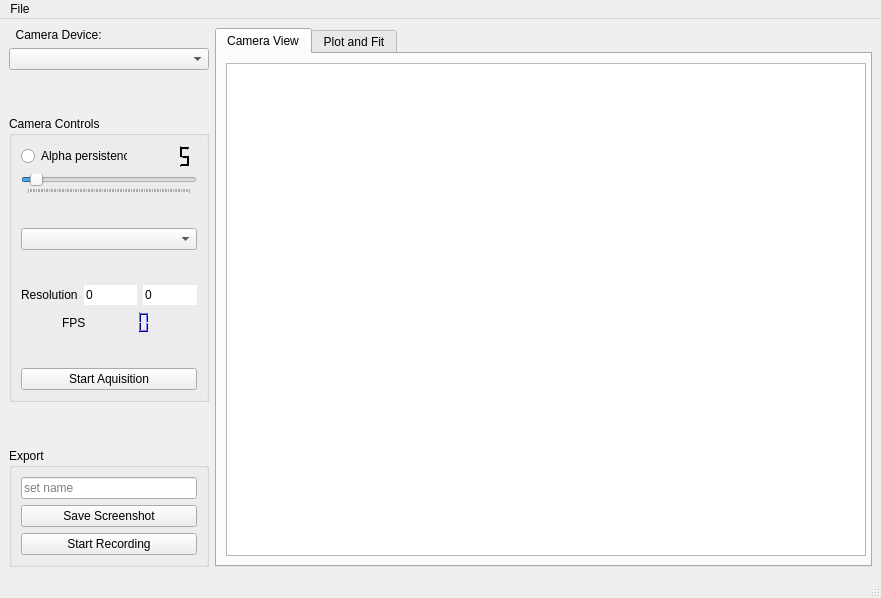
<?xml version="1.0" encoding="UTF-8"?>
<ui version="4.0">
 <class>MainWindow</class>
 <widget class="QMainWindow" name="MainWindow">
  <property name="geometry">
   <rect>
    <x>0</x>
    <y>0</y>
    <width>881</width>
    <height>598</height>
   </rect>
  </property>
  <property name="windowTitle">
   <string>Beam Profiler</string>
  </property>
  <property name="windowOpacity">
   <double>1.000000000000000</double>
  </property>
  <widget class="QWidget" name="centralwidget">
   <property name="minimumSize">
    <size>
     <width>881</width>
     <height>557</height>
    </size>
   </property>
   <layout class="QGridLayout" name="gridLayout_2">
    <item row="0" column="0">
     <layout class="QVBoxLayout" name="left_column">
      <property name="sizeConstraint">
       <enum>QLayout::SetDefaultConstraint</enum>
      </property>
      <item>
       <widget class="QLabel" name="cam_device_label">
        <property name="maximumSize">
         <size>
          <width>16777215</width>
          <height>20</height>
         </size>
        </property>
        <property name="text">
         <string>  Camera Device:</string>
        </property>
       </widget>
      </item>
      <item>
       <widget class="QComboBox" name="select_device_combobox"/>
      </item>
      <item>
       <spacer name="verticalSpacer">
        <property name="orientation">
         <enum>Qt::Vertical</enum>
        </property>
        <property name="sizeType">
         <enum>QSizePolicy::MinimumExpanding</enum>
        </property>
        <property name="sizeHint" stdset="0">
         <size>
          <width>20</width>
          <height>40</height>
         </size>
        </property>
       </spacer>
      </item>
      <item>
       <widget class="QGroupBox" name="camera_control_box">
        <property name="sizePolicy">
         <sizepolicy hsizetype="Fixed" vsizetype="Preferred">
          <horstretch>0</horstretch>
          <verstretch>0</verstretch>
         </sizepolicy>
        </property>
        <property name="minimumSize">
         <size>
          <width>200</width>
          <height>0</height>
         </size>
        </property>
        <property name="title">
         <string>Camera Controls</string>
        </property>
        <layout class="QVBoxLayout" name="verticalLayout_2">
         <item>
          <layout class="QVBoxLayout" name="verticalLayout">
           <item>
            <layout class="QHBoxLayout" name="horizontalLayout_2">
             <item>
              <widget class="QRadioButton" name="alpha_radiobutton">
               <property name="text">
                <string>Alpha persistence</string>
               </property>
               <property name="checkable">
                <bool>true</bool>
               </property>
               <property name="checked">
                <bool>false</bool>
               </property>
              </widget>
             </item>
             <item>
              <widget class="QLCDNumber" name="alpha_LCD">
               <property name="palette">
                <palette>
                 <active>
                  <colorrole role="WindowText">
                   <brush brushstyle="SolidPattern">
                    <color alpha="255">
                     <red>255</red>
                     <green>255</green>
                     <blue>255</blue>
                    </color>
                   </brush>
                  </colorrole>
                  <colorrole role="Button">
                   <brush brushstyle="SolidPattern">
                    <color alpha="255">
                     <red>0</red>
                     <green>0</green>
                     <blue>0</blue>
                    </color>
                   </brush>
                  </colorrole>
                  <colorrole role="Light">
                   <brush brushstyle="SolidPattern">
                    <color alpha="255">
                     <red>0</red>
                     <green>0</green>
                     <blue>0</blue>
                    </color>
                   </brush>
                  </colorrole>
                  <colorrole role="Midlight">
                   <brush brushstyle="SolidPattern">
                    <color alpha="255">
                     <red>0</red>
                     <green>0</green>
                     <blue>0</blue>
                    </color>
                   </brush>
                  </colorrole>
                  <colorrole role="Dark">
                   <brush brushstyle="SolidPattern">
                    <color alpha="255">
                     <red>0</red>
                     <green>0</green>
                     <blue>0</blue>
                    </color>
                   </brush>
                  </colorrole>
                  <colorrole role="Mid">
                   <brush brushstyle="SolidPattern">
                    <color alpha="255">
                     <red>0</red>
                     <green>0</green>
                     <blue>0</blue>
                    </color>
                   </brush>
                  </colorrole>
                  <colorrole role="Text">
                   <brush brushstyle="SolidPattern">
                    <color alpha="255">
                     <red>255</red>
                     <green>255</green>
                     <blue>255</blue>
                    </color>
                   </brush>
                  </colorrole>
                  <colorrole role="BrightText">
                   <brush brushstyle="SolidPattern">
                    <color alpha="255">
                     <red>255</red>
                     <green>255</green>
                     <blue>255</blue>
                    </color>
                   </brush>
                  </colorrole>
                  <colorrole role="ButtonText">
                   <brush brushstyle="SolidPattern">
                    <color alpha="255">
                     <red>255</red>
                     <green>255</green>
                     <blue>255</blue>
                    </color>
                   </brush>
                  </colorrole>
                  <colorrole role="Base">
                   <brush brushstyle="SolidPattern">
                    <color alpha="255">
                     <red>0</red>
                     <green>0</green>
                     <blue>0</blue>
                    </color>
                   </brush>
                  </colorrole>
                  <colorrole role="Window">
                   <brush brushstyle="SolidPattern">
                    <color alpha="255">
                     <red>0</red>
                     <green>0</green>
                     <blue>0</blue>
                    </color>
                   </brush>
                  </colorrole>
                  <colorrole role="Shadow">
                   <brush brushstyle="SolidPattern">
                    <color alpha="255">
                     <red>0</red>
                     <green>0</green>
                     <blue>0</blue>
                    </color>
                   </brush>
                  </colorrole>
                  <colorrole role="AlternateBase">
                   <brush brushstyle="SolidPattern">
                    <color alpha="255">
                     <red>0</red>
                     <green>0</green>
                     <blue>0</blue>
                    </color>
                   </brush>
                  </colorrole>
                  <colorrole role="ToolTipBase">
                   <brush brushstyle="SolidPattern">
                    <color alpha="255">
                     <red>255</red>
                     <green>255</green>
                     <blue>220</blue>
                    </color>
                   </brush>
                  </colorrole>
                  <colorrole role="ToolTipText">
                   <brush brushstyle="SolidPattern">
                    <color alpha="255">
                     <red>0</red>
                     <green>0</green>
                     <blue>0</blue>
                    </color>
                   </brush>
                  </colorrole>
                 </active>
                 <inactive>
                  <colorrole role="WindowText">
                   <brush brushstyle="SolidPattern">
                    <color alpha="255">
                     <red>255</red>
                     <green>255</green>
                     <blue>255</blue>
                    </color>
                   </brush>
                  </colorrole>
                  <colorrole role="Button">
                   <brush brushstyle="SolidPattern">
                    <color alpha="255">
                     <red>0</red>
                     <green>0</green>
                     <blue>0</blue>
                    </color>
                   </brush>
                  </colorrole>
                  <colorrole role="Light">
                   <brush brushstyle="SolidPattern">
                    <color alpha="255">
                     <red>0</red>
                     <green>0</green>
                     <blue>0</blue>
                    </color>
                   </brush>
                  </colorrole>
                  <colorrole role="Midlight">
                   <brush brushstyle="SolidPattern">
                    <color alpha="255">
                     <red>0</red>
                     <green>0</green>
                     <blue>0</blue>
                    </color>
                   </brush>
                  </colorrole>
                  <colorrole role="Dark">
                   <brush brushstyle="SolidPattern">
                    <color alpha="255">
                     <red>0</red>
                     <green>0</green>
                     <blue>0</blue>
                    </color>
                   </brush>
                  </colorrole>
                  <colorrole role="Mid">
                   <brush brushstyle="SolidPattern">
                    <color alpha="255">
                     <red>0</red>
                     <green>0</green>
                     <blue>0</blue>
                    </color>
                   </brush>
                  </colorrole>
                  <colorrole role="Text">
                   <brush brushstyle="SolidPattern">
                    <color alpha="255">
                     <red>255</red>
                     <green>255</green>
                     <blue>255</blue>
                    </color>
                   </brush>
                  </colorrole>
                  <colorrole role="BrightText">
                   <brush brushstyle="SolidPattern">
                    <color alpha="255">
                     <red>255</red>
                     <green>255</green>
                     <blue>255</blue>
                    </color>
                   </brush>
                  </colorrole>
                  <colorrole role="ButtonText">
                   <brush brushstyle="SolidPattern">
                    <color alpha="255">
                     <red>255</red>
                     <green>255</green>
                     <blue>255</blue>
                    </color>
                   </brush>
                  </colorrole>
                  <colorrole role="Base">
                   <brush brushstyle="SolidPattern">
                    <color alpha="255">
                     <red>0</red>
                     <green>0</green>
                     <blue>0</blue>
                    </color>
                   </brush>
                  </colorrole>
                  <colorrole role="Window">
                   <brush brushstyle="SolidPattern">
                    <color alpha="255">
                     <red>0</red>
                     <green>0</green>
                     <blue>0</blue>
                    </color>
                   </brush>
                  </colorrole>
                  <colorrole role="Shadow">
                   <brush brushstyle="SolidPattern">
                    <color alpha="255">
                     <red>0</red>
                     <green>0</green>
                     <blue>0</blue>
                    </color>
                   </brush>
                  </colorrole>
                  <colorrole role="AlternateBase">
                   <brush brushstyle="SolidPattern">
                    <color alpha="255">
                     <red>0</red>
                     <green>0</green>
                     <blue>0</blue>
                    </color>
                   </brush>
                  </colorrole>
                  <colorrole role="ToolTipBase">
                   <brush brushstyle="SolidPattern">
                    <color alpha="255">
                     <red>255</red>
                     <green>255</green>
                     <blue>220</blue>
                    </color>
                   </brush>
                  </colorrole>
                  <colorrole role="ToolTipText">
                   <brush brushstyle="SolidPattern">
                    <color alpha="255">
                     <red>0</red>
                     <green>0</green>
                     <blue>0</blue>
                    </color>
                   </brush>
                  </colorrole>
                 </inactive>
                 <disabled>
                  <colorrole role="WindowText">
                   <brush brushstyle="SolidPattern">
                    <color alpha="255">
                     <red>0</red>
                     <green>0</green>
                     <blue>0</blue>
                    </color>
                   </brush>
                  </colorrole>
                  <colorrole role="Button">
                   <brush brushstyle="SolidPattern">
                    <color alpha="255">
                     <red>0</red>
                     <green>0</green>
                     <blue>0</blue>
                    </color>
                   </brush>
                  </colorrole>
                  <colorrole role="Light">
                   <brush brushstyle="SolidPattern">
                    <color alpha="255">
                     <red>0</red>
                     <green>0</green>
                     <blue>0</blue>
                    </color>
                   </brush>
                  </colorrole>
                  <colorrole role="Midlight">
                   <brush brushstyle="SolidPattern">
                    <color alpha="255">
                     <red>0</red>
                     <green>0</green>
                     <blue>0</blue>
                    </color>
                   </brush>
                  </colorrole>
                  <colorrole role="Dark">
                   <brush brushstyle="SolidPattern">
                    <color alpha="255">
                     <red>0</red>
                     <green>0</green>
                     <blue>0</blue>
                    </color>
                   </brush>
                  </colorrole>
                  <colorrole role="Mid">
                   <brush brushstyle="SolidPattern">
                    <color alpha="255">
                     <red>0</red>
                     <green>0</green>
                     <blue>0</blue>
                    </color>
                   </brush>
                  </colorrole>
                  <colorrole role="Text">
                   <brush brushstyle="SolidPattern">
                    <color alpha="255">
                     <red>0</red>
                     <green>0</green>
                     <blue>0</blue>
                    </color>
                   </brush>
                  </colorrole>
                  <colorrole role="BrightText">
                   <brush brushstyle="SolidPattern">
                    <color alpha="255">
                     <red>255</red>
                     <green>255</green>
                     <blue>255</blue>
                    </color>
                   </brush>
                  </colorrole>
                  <colorrole role="ButtonText">
                   <brush brushstyle="SolidPattern">
                    <color alpha="255">
                     <red>0</red>
                     <green>0</green>
                     <blue>0</blue>
                    </color>
                   </brush>
                  </colorrole>
                  <colorrole role="Base">
                   <brush brushstyle="SolidPattern">
                    <color alpha="255">
                     <red>0</red>
                     <green>0</green>
                     <blue>0</blue>
                    </color>
                   </brush>
                  </colorrole>
                  <colorrole role="Window">
                   <brush brushstyle="SolidPattern">
                    <color alpha="255">
                     <red>0</red>
                     <green>0</green>
                     <blue>0</blue>
                    </color>
                   </brush>
                  </colorrole>
                  <colorrole role="Shadow">
                   <brush brushstyle="SolidPattern">
                    <color alpha="255">
                     <red>0</red>
                     <green>0</green>
                     <blue>0</blue>
                    </color>
                   </brush>
                  </colorrole>
                  <colorrole role="AlternateBase">
                   <brush brushstyle="SolidPattern">
                    <color alpha="255">
                     <red>0</red>
                     <green>0</green>
                     <blue>0</blue>
                    </color>
                   </brush>
                  </colorrole>
                  <colorrole role="ToolTipBase">
                   <brush brushstyle="SolidPattern">
                    <color alpha="255">
                     <red>255</red>
                     <green>255</green>
                     <blue>220</blue>
                    </color>
                   </brush>
                  </colorrole>
                  <colorrole role="ToolTipText">
                   <brush brushstyle="SolidPattern">
                    <color alpha="255">
                     <red>0</red>
                     <green>0</green>
                     <blue>0</blue>
                    </color>
                   </brush>
                  </colorrole>
                 </disabled>
                </palette>
               </property>
               <property name="frameShape">
                <enum>QFrame::NoFrame</enum>
               </property>
               <property name="lineWidth">
                <number>3</number>
               </property>
               <property name="midLineWidth">
                <number>0</number>
               </property>
               <property name="value" stdset="0">
                <double>5.000000000000000</double>
               </property>
              </widget>
             </item>
            </layout>
           </item>
           <item>
            <widget class="QSlider" name="alpha_persistence_slide">
             <property name="maximum">
              <number>100</number>
             </property>
             <property name="pageStep">
              <number>5</number>
             </property>
             <property name="sliderPosition">
              <number>5</number>
             </property>
             <property name="orientation">
              <enum>Qt::Horizontal</enum>
             </property>
             <property name="tickPosition">
              <enum>QSlider::TicksBelow</enum>
             </property>
             <property name="tickInterval">
              <number>1</number>
             </property>
            </widget>
           </item>
          </layout>
         </item>
         <item>
          <spacer name="verticalSpacer_4">
           <property name="orientation">
            <enum>Qt::Vertical</enum>
           </property>
           <property name="sizeHint" stdset="0">
            <size>
             <width>20</width>
             <height>40</height>
            </size>
           </property>
          </spacer>
         </item>
         <item>
          <widget class="QComboBox" name="color_combobox">
           <property name="editable">
            <bool>false</bool>
           </property>
           <property name="currentText">
            <string notr="true"/>
           </property>
          </widget>
         </item>
         <item>
          <spacer name="verticalSpacer_5">
           <property name="orientation">
            <enum>Qt::Vertical</enum>
           </property>
           <property name="sizeHint" stdset="0">
            <size>
             <width>20</width>
             <height>40</height>
            </size>
           </property>
          </spacer>
         </item>
         <item>
          <layout class="QHBoxLayout" name="horizontalLayout">
           <item>
            <widget class="QLabel" name="res_label">
             <property name="text">
              <string>Resolution</string>
             </property>
            </widget>
           </item>
           <item>
            <widget class="QLineEdit" name="resolution_x_text">
             <property name="text">
              <string>0</string>
             </property>
             <property name="frame">
              <bool>false</bool>
             </property>
             <property name="readOnly">
              <bool>true</bool>
             </property>
            </widget>
           </item>
           <item>
            <widget class="QLineEdit" name="resolution_y_text">
             <property name="text">
              <string>0</string>
             </property>
             <property name="frame">
              <bool>false</bool>
             </property>
             <property name="readOnly">
              <bool>true</bool>
             </property>
            </widget>
           </item>
          </layout>
         </item>
         <item>
          <layout class="QHBoxLayout" name="fps_header">
           <item>
            <spacer name="horizontalSpacer">
             <property name="orientation">
              <enum>Qt::Horizontal</enum>
             </property>
             <property name="sizeHint" stdset="0">
              <size>
               <width>40</width>
               <height>20</height>
              </size>
             </property>
            </spacer>
           </item>
           <item>
            <widget class="QLabel" name="fps_label">
             <property name="text">
              <string>FPS</string>
             </property>
            </widget>
           </item>
           <item>
            <widget class="QLCDNumber" name="fps_LCD">
             <property name="maximumSize">
              <size>
               <width>16777215</width>
               <height>25</height>
              </size>
             </property>
             <property name="palette">
              <palette>
               <active>
                <colorrole role="WindowText">
                 <brush brushstyle="SolidPattern">
                  <color alpha="255">
                   <red>0</red>
                   <green>0</green>
                   <blue>0</blue>
                  </color>
                 </brush>
                </colorrole>
                <colorrole role="Button">
                 <brush brushstyle="SolidPattern">
                  <color alpha="255">
                   <red>0</red>
                   <green>0</green>
                   <blue>255</blue>
                  </color>
                 </brush>
                </colorrole>
                <colorrole role="Light">
                 <brush brushstyle="SolidPattern">
                  <color alpha="255">
                   <red>127</red>
                   <green>127</green>
                   <blue>255</blue>
                  </color>
                 </brush>
                </colorrole>
                <colorrole role="Midlight">
                 <brush brushstyle="SolidPattern">
                  <color alpha="255">
                   <red>63</red>
                   <green>63</green>
                   <blue>255</blue>
                  </color>
                 </brush>
                </colorrole>
                <colorrole role="Dark">
                 <brush brushstyle="SolidPattern">
                  <color alpha="255">
                   <red>0</red>
                   <green>0</green>
                   <blue>127</blue>
                  </color>
                 </brush>
                </colorrole>
                <colorrole role="Mid">
                 <brush brushstyle="SolidPattern">
                  <color alpha="255">
                   <red>0</red>
                   <green>0</green>
                   <blue>170</blue>
                  </color>
                 </brush>
                </colorrole>
                <colorrole role="Text">
                 <brush brushstyle="SolidPattern">
                  <color alpha="255">
                   <red>0</red>
                   <green>0</green>
                   <blue>0</blue>
                  </color>
                 </brush>
                </colorrole>
                <colorrole role="BrightText">
                 <brush brushstyle="SolidPattern">
                  <color alpha="255">
                   <red>255</red>
                   <green>255</green>
                   <blue>255</blue>
                  </color>
                 </brush>
                </colorrole>
                <colorrole role="ButtonText">
                 <brush brushstyle="SolidPattern">
                  <color alpha="255">
                   <red>0</red>
                   <green>0</green>
                   <blue>0</blue>
                  </color>
                 </brush>
                </colorrole>
                <colorrole role="Base">
                 <brush brushstyle="SolidPattern">
                  <color alpha="255">
                   <red>255</red>
                   <green>255</green>
                   <blue>255</blue>
                  </color>
                 </brush>
                </colorrole>
                <colorrole role="Window">
                 <brush brushstyle="SolidPattern">
                  <color alpha="255">
                   <red>0</red>
                   <green>0</green>
                   <blue>255</blue>
                  </color>
                 </brush>
                </colorrole>
                <colorrole role="Shadow">
                 <brush brushstyle="SolidPattern">
                  <color alpha="255">
                   <red>0</red>
                   <green>0</green>
                   <blue>0</blue>
                  </color>
                 </brush>
                </colorrole>
                <colorrole role="AlternateBase">
                 <brush brushstyle="SolidPattern">
                  <color alpha="255">
                   <red>127</red>
                   <green>127</green>
                   <blue>255</blue>
                  </color>
                 </brush>
                </colorrole>
                <colorrole role="ToolTipBase">
                 <brush brushstyle="SolidPattern">
                  <color alpha="255">
                   <red>255</red>
                   <green>255</green>
                   <blue>220</blue>
                  </color>
                 </brush>
                </colorrole>
                <colorrole role="ToolTipText">
                 <brush brushstyle="SolidPattern">
                  <color alpha="255">
                   <red>0</red>
                   <green>0</green>
                   <blue>0</blue>
                  </color>
                 </brush>
                </colorrole>
               </active>
               <inactive>
                <colorrole role="WindowText">
                 <brush brushstyle="SolidPattern">
                  <color alpha="255">
                   <red>0</red>
                   <green>0</green>
                   <blue>0</blue>
                  </color>
                 </brush>
                </colorrole>
                <colorrole role="Button">
                 <brush brushstyle="SolidPattern">
                  <color alpha="255">
                   <red>0</red>
                   <green>0</green>
                   <blue>255</blue>
                  </color>
                 </brush>
                </colorrole>
                <colorrole role="Light">
                 <brush brushstyle="SolidPattern">
                  <color alpha="255">
                   <red>127</red>
                   <green>127</green>
                   <blue>255</blue>
                  </color>
                 </brush>
                </colorrole>
                <colorrole role="Midlight">
                 <brush brushstyle="SolidPattern">
                  <color alpha="255">
                   <red>63</red>
                   <green>63</green>
                   <blue>255</blue>
                  </color>
                 </brush>
                </colorrole>
                <colorrole role="Dark">
                 <brush brushstyle="SolidPattern">
                  <color alpha="255">
                   <red>0</red>
                   <green>0</green>
                   <blue>127</blue>
                  </color>
                 </brush>
                </colorrole>
                <colorrole role="Mid">
                 <brush brushstyle="SolidPattern">
                  <color alpha="255">
                   <red>0</red>
                   <green>0</green>
                   <blue>170</blue>
                  </color>
                 </brush>
                </colorrole>
                <colorrole role="Text">
                 <brush brushstyle="SolidPattern">
                  <color alpha="255">
                   <red>0</red>
                   <green>0</green>
                   <blue>0</blue>
                  </color>
                 </brush>
                </colorrole>
                <colorrole role="BrightText">
                 <brush brushstyle="SolidPattern">
                  <color alpha="255">
                   <red>255</red>
                   <green>255</green>
                   <blue>255</blue>
                  </color>
                 </brush>
                </colorrole>
                <colorrole role="ButtonText">
                 <brush brushstyle="SolidPattern">
                  <color alpha="255">
                   <red>0</red>
                   <green>0</green>
                   <blue>0</blue>
                  </color>
                 </brush>
                </colorrole>
                <colorrole role="Base">
                 <brush brushstyle="SolidPattern">
                  <color alpha="255">
                   <red>255</red>
                   <green>255</green>
                   <blue>255</blue>
                  </color>
                 </brush>
                </colorrole>
                <colorrole role="Window">
                 <brush brushstyle="SolidPattern">
                  <color alpha="255">
                   <red>0</red>
                   <green>0</green>
                   <blue>255</blue>
                  </color>
                 </brush>
                </colorrole>
                <colorrole role="Shadow">
                 <brush brushstyle="SolidPattern">
                  <color alpha="255">
                   <red>0</red>
                   <green>0</green>
                   <blue>0</blue>
                  </color>
                 </brush>
                </colorrole>
                <colorrole role="AlternateBase">
                 <brush brushstyle="SolidPattern">
                  <color alpha="255">
                   <red>127</red>
                   <green>127</green>
                   <blue>255</blue>
                  </color>
                 </brush>
                </colorrole>
                <colorrole role="ToolTipBase">
                 <brush brushstyle="SolidPattern">
                  <color alpha="255">
                   <red>255</red>
                   <green>255</green>
                   <blue>220</blue>
                  </color>
                 </brush>
                </colorrole>
                <colorrole role="ToolTipText">
                 <brush brushstyle="SolidPattern">
                  <color alpha="255">
                   <red>0</red>
                   <green>0</green>
                   <blue>0</blue>
                  </color>
                 </brush>
                </colorrole>
               </inactive>
               <disabled>
                <colorrole role="WindowText">
                 <brush brushstyle="SolidPattern">
                  <color alpha="255">
                   <red>0</red>
                   <green>0</green>
                   <blue>127</blue>
                  </color>
                 </brush>
                </colorrole>
                <colorrole role="Button">
                 <brush brushstyle="SolidPattern">
                  <color alpha="255">
                   <red>0</red>
                   <green>0</green>
                   <blue>255</blue>
                  </color>
                 </brush>
                </colorrole>
                <colorrole role="Light">
                 <brush brushstyle="SolidPattern">
                  <color alpha="255">
                   <red>127</red>
                   <green>127</green>
                   <blue>255</blue>
                  </color>
                 </brush>
                </colorrole>
                <colorrole role="Midlight">
                 <brush brushstyle="SolidPattern">
                  <color alpha="255">
                   <red>63</red>
                   <green>63</green>
                   <blue>255</blue>
                  </color>
                 </brush>
                </colorrole>
                <colorrole role="Dark">
                 <brush brushstyle="SolidPattern">
                  <color alpha="255">
                   <red>0</red>
                   <green>0</green>
                   <blue>127</blue>
                  </color>
                 </brush>
                </colorrole>
                <colorrole role="Mid">
                 <brush brushstyle="SolidPattern">
                  <color alpha="255">
                   <red>0</red>
                   <green>0</green>
                   <blue>170</blue>
                  </color>
                 </brush>
                </colorrole>
                <colorrole role="Text">
                 <brush brushstyle="SolidPattern">
                  <color alpha="255">
                   <red>0</red>
                   <green>0</green>
                   <blue>127</blue>
                  </color>
                 </brush>
                </colorrole>
                <colorrole role="BrightText">
                 <brush brushstyle="SolidPattern">
                  <color alpha="255">
                   <red>255</red>
                   <green>255</green>
                   <blue>255</blue>
                  </color>
                 </brush>
                </colorrole>
                <colorrole role="ButtonText">
                 <brush brushstyle="SolidPattern">
                  <color alpha="255">
                   <red>0</red>
                   <green>0</green>
                   <blue>127</blue>
                  </color>
                 </brush>
                </colorrole>
                <colorrole role="Base">
                 <brush brushstyle="SolidPattern">
                  <color alpha="255">
                   <red>0</red>
                   <green>0</green>
                   <blue>255</blue>
                  </color>
                 </brush>
                </colorrole>
                <colorrole role="Window">
                 <brush brushstyle="SolidPattern">
                  <color alpha="255">
                   <red>0</red>
                   <green>0</green>
                   <blue>255</blue>
                  </color>
                 </brush>
                </colorrole>
                <colorrole role="Shadow">
                 <brush brushstyle="SolidPattern">
                  <color alpha="255">
                   <red>0</red>
                   <green>0</green>
                   <blue>0</blue>
                  </color>
                 </brush>
                </colorrole>
                <colorrole role="AlternateBase">
                 <brush brushstyle="SolidPattern">
                  <color alpha="255">
                   <red>0</red>
                   <green>0</green>
                   <blue>255</blue>
                  </color>
                 </brush>
                </colorrole>
                <colorrole role="ToolTipBase">
                 <brush brushstyle="SolidPattern">
                  <color alpha="255">
                   <red>255</red>
                   <green>255</green>
                   <blue>220</blue>
                  </color>
                 </brush>
                </colorrole>
                <colorrole role="ToolTipText">
                 <brush brushstyle="SolidPattern">
                  <color alpha="255">
                   <red>0</red>
                   <green>0</green>
                   <blue>0</blue>
                  </color>
                 </brush>
                </colorrole>
               </disabled>
              </palette>
             </property>
             <property name="styleSheet">
              <string notr="true"/>
             </property>
             <property name="frameShape">
              <enum>QFrame::NoFrame</enum>
             </property>
            </widget>
           </item>
           <item>
            <spacer name="horizontalSpacer_2">
             <property name="orientation">
              <enum>Qt::Horizontal</enum>
             </property>
             <property name="sizeHint" stdset="0">
              <size>
               <width>40</width>
               <height>20</height>
              </size>
             </property>
            </spacer>
           </item>
          </layout>
         </item>
         <item>
          <spacer name="verticalSpacer_3">
           <property name="orientation">
            <enum>Qt::Vertical</enum>
           </property>
           <property name="sizeHint" stdset="0">
            <size>
             <width>20</width>
             <height>40</height>
            </size>
           </property>
          </spacer>
         </item>
         <item>
          <widget class="QPushButton" name="aquisition_button">
           <property name="text">
            <string>Start Aquisition</string>
           </property>
          </widget>
         </item>
        </layout>
       </widget>
      </item>
      <item>
       <spacer name="verticalSpacer_2">
        <property name="orientation">
         <enum>Qt::Vertical</enum>
        </property>
        <property name="sizeType">
         <enum>QSizePolicy::MinimumExpanding</enum>
        </property>
        <property name="sizeHint" stdset="0">
         <size>
          <width>20</width>
          <height>40</height>
         </size>
        </property>
       </spacer>
      </item>
      <item>
       <widget class="QGroupBox" name="export_box">
        <property name="sizePolicy">
         <sizepolicy hsizetype="Fixed" vsizetype="Preferred">
          <horstretch>0</horstretch>
          <verstretch>0</verstretch>
         </sizepolicy>
        </property>
        <property name="minimumSize">
         <size>
          <width>200</width>
          <height>0</height>
         </size>
        </property>
        <property name="title">
         <string>Export</string>
        </property>
        <layout class="QVBoxLayout" name="verticalLayout_7">
         <item>
          <widget class="QLineEdit" name="savename_textbox">
           <property name="inputMask">
            <string notr="true"/>
           </property>
           <property name="text">
            <string notr="true"/>
           </property>
           <property name="maxLength">
            <number>32767</number>
           </property>
           <property name="placeholderText">
            <string>set name</string>
           </property>
           <property name="clearButtonEnabled">
            <bool>false</bool>
           </property>
          </widget>
         </item>
         <item>
          <widget class="QPushButton" name="screenshot_button">
           <property name="text">
            <string>Save Screenshot</string>
           </property>
          </widget>
         </item>
         <item>
          <widget class="QPushButton" name="recording_button">
           <property name="text">
            <string>Start Recording</string>
           </property>
          </widget>
         </item>
        </layout>
       </widget>
      </item>
     </layout>
    </item>
    <item row="0" column="1">
     <layout class="QVBoxLayout" name="right_column">
      <item>
       <widget class="QTabWidget" name="ViewTabs_2">
        <property name="tabShape">
         <enum>QTabWidget::Rounded</enum>
        </property>
        <property name="currentIndex">
         <number>0</number>
        </property>
        <property name="usesScrollButtons">
         <bool>false</bool>
        </property>
        <widget class="QWidget" name="CameraTab">
         <attribute name="title">
          <string>Camera View</string>
         </attribute>
         <layout class="QVBoxLayout" name="verticalLayout_3">
          <item>
           <widget class="ImageView" name="cam_window">
            <property name="minimumSize">
             <size>
              <width>640</width>
              <height>480</height>
             </size>
            </property>
           </widget>
          </item>
         </layout>
        </widget>
        <widget class="QWidget" name="PlotTab">
         <attribute name="title">
          <string>Plot and Fit</string>
         </attribute>
         <layout class="QVBoxLayout" name="verticalLayout_4">
          <item>
           <widget class="ImageView" name="plot_window"/>
          </item>
          <item>
           <widget class="QGroupBox" name="fit_options">
            <property name="title">
             <string>Options</string>
            </property>
            <layout class="QHBoxLayout" name="horizontalLayout_4">
             <item>
              <widget class="QLabel" name="label_3">
               <property name="text">
                <string>Left</string>
               </property>
              </widget>
             </item>
             <item>
              <widget class="QLabel" name="label_2">
               <property name="text">
                <string>right</string>
               </property>
              </widget>
             </item>
            </layout>
           </widget>
          </item>
         </layout>
        </widget>
       </widget>
      </item>
     </layout>
    </item>
   </layout>
   <zorder>ViewDock</zorder>
   <zorder>SettingsDock</zorder>
   <zorder>layoutWidget</zorder>
   <zorder></zorder>
  </widget>
  <widget class="QMenuBar" name="menubar">
   <property name="geometry">
    <rect>
     <x>0</x>
     <y>0</y>
     <width>881</width>
     <height>21</height>
    </rect>
   </property>
   <widget class="QMenu" name="menuFile">
    <property name="title">
     <string>File</string>
    </property>
    <addaction name="actionQuit"/>
   </widget>
   <addaction name="menuFile"/>
  </widget>
  <widget class="QStatusBar" name="statusBar"/>
  <action name="actionQuit">
   <property name="text">
    <string>Quit</string>
   </property>
  </action>
 </widget>
 <customwidgets>
  <customwidget>
   <class>ImageView</class>
   <extends>QGraphicsView</extends>
   <header>pyqtgraph</header>
   <slots>
    <slot>save_screenshot()</slot>
   </slots>
  </customwidget>
 </customwidgets>
 <tabstops>
  <tabstop>resolution_x_text</tabstop>
  <tabstop>resolution_y_text</tabstop>
  <tabstop>ViewTabs_2</tabstop>
  <tabstop>cam_window</tabstop>
  <tabstop>aquisition_button</tabstop>
  <tabstop>savename_textbox</tabstop>
  <tabstop>screenshot_button</tabstop>
  <tabstop>recording_button</tabstop>
  <tabstop>plot_window</tabstop>
 </tabstops>
 <resources/>
 <connections>
  <connection>
   <sender>screenshot_button</sender>
   <signal>clicked()</signal>
   <receiver>MainWindow</receiver>
   <slot>save_screenshot()</slot>
   <hints>
    <hint type="sourcelabel">
     <x>107</x>
     <y>514</y>
    </hint>
    <hint type="destinationlabel">
     <x>89</x>
     <y>517</y>
    </hint>
   </hints>
  </connection>
  <connection>
   <sender>recording_button</sender>
   <signal>clicked()</signal>
   <receiver>MainWindow</receiver>
   <slot>start_recording()</slot>
   <hints>
    <hint type="sourcelabel">
     <x>170</x>
     <y>545</y>
    </hint>
    <hint type="destinationlabel">
     <x>152</x>
     <y>545</y>
    </hint>
   </hints>
  </connection>
  <connection>
   <sender>aquisition_button</sender>
   <signal>clicked()</signal>
   <receiver>MainWindow</receiver>
   <slot>startstop_videostream()</slot>
   <hints>
    <hint type="sourcelabel">
     <x>147</x>
     <y>386</y>
    </hint>
    <hint type="destinationlabel">
     <x>141</x>
     <y>383</y>
    </hint>
   </hints>
  </connection>
  <connection>
   <sender>alpha_persistence_slide</sender>
   <signal>valueChanged(int)</signal>
   <receiver>alpha_LCD</receiver>
   <slot>display(int)</slot>
   <hints>
    <hint type="sourcelabel">
     <x>149</x>
     <y>190</y>
    </hint>
    <hint type="destinationlabel">
     <x>162</x>
     <y>167</y>
    </hint>
   </hints>
  </connection>
  <connection>
   <sender>select_device_combobox</sender>
   <signal>activated(QString)</signal>
   <receiver>MainWindow</receiver>
   <slot>select_device()</slot>
   <hints>
    <hint type="sourcelabel">
     <x>90</x>
     <y>63</y>
    </hint>
    <hint type="destinationlabel">
     <x>92</x>
     <y>82</y>
    </hint>
   </hints>
  </connection>
 </connections>
 <slots>
  <slot>save_screenshot()</slot>
  <slot>start_recording()</slot>
  <slot>startstop_videostream()</slot>
  <slot>select_device()</slot>
 </slots>
</ui>
